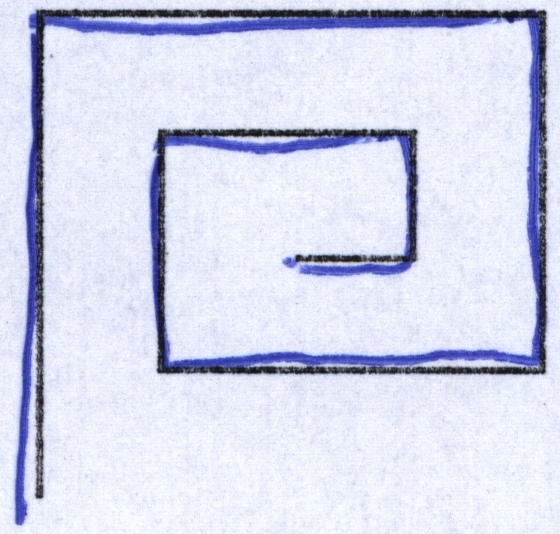
//> input picture Backend/Data/handpd_images/MeanderControl/0112-7.jpg, 560 x 534 px, given in place of 0112-7.jpg.jpg, which was not available
$ ./extractTemplate ../../Data/handpd_images/MeanderControl/0112-7.jpg   (built with g++ and OpenCV 4)
//> lines starting //> are read from the running program, lines starting //| are printed output that depends on the picture; after the words box and inside, x2 and y2 are one past the last pixel; in counts of white or black regions, pixels touching at a corner belong together; pictures that were not available may be replaced by others from this repository, and a replacement may not be noted
#include <stdio.h>
#include <opencv2/opencv.hpp>

#define BLUR_RADIUS 5

using namespace cv;

/* Method for remove the pen and background and maintains just the template
 * of a parkison image test (spiral or meander)
 */
int main(int argc, char** argv )
{

    char file_name[100];
    sprintf(file_name,"%s.jpg",argv[1]);
    if ( argc != 2 )
    {
        printf("\n*** Given an exam image return the Template image\n");
        printf("\n*** usage: extractTemplate <name_of_input_image_without_extension>\n");
        printf("\n*** Incorrect number of input parameters!\n");
        return -1;
    }

    Mat img,img_gray;
    img = imread(file_name,1 );
//> img is the input picture: 534 rows x 560 cols, CV_8UC3; mean B, G, R 234.9, 214.9, 210.9
    blur(img,img,Size(BLUR_RADIUS, BLUR_RADIUS) );
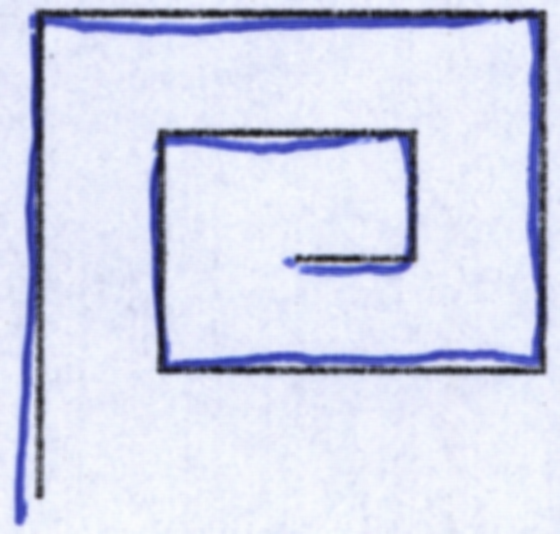
//> img: 534 rows x 560 cols, CV_8UC3; mean B, G, R 234.9, 214.9, 210.9

    if (!img.data)
    {
        printf("No image data %s\n",argv[1]);
        return -1;
    }

    int nx = img.cols, //number of collumns
    ny = img.rows; //number of lines/rows
//> nx = 560; ny = 534
    int x,y,z;


    for(y = 0; y < ny; y++)
    {
        for(x = 0; x < nx; x++)
        {

            Vec3b color = img.at<Vec3b>(Point(x,y));

            if((color[0] < 120 && color[1] < 120 && color[2] < 120))
            {
                img.at<Vec3b>(Point(x, y))[0] = 0;
                img.at<Vec3b>(Point(x, y))[1] = 0;
                img.at<Vec3b>(Point(x, y))[2] = 0;
            }
            else
            {
                img.at<Vec3b>(Point(x, y))[0] = 255;
                img.at<Vec3b>(Point(x, y))[1] = 255;
                img.at<Vec3b>(Point(x, y))[2] = 255;
            }

        }
    }
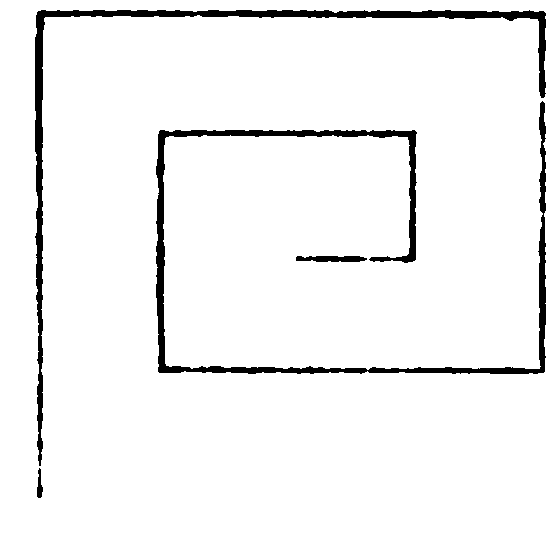
//> img: 534 rows x 560 cols, CV_8UC3; 95.2% white; 4 black regions, box (x1, y1, x2, y2) and area: (156, 101, 546, 374) 7505, (35, 10, 546, 466) 6449, (296, 256, 367, 262) 360, (37, 468, 43, 498) 111
    int erosion_type =  MORPH_RECT;// MORPH_RECT; //MORPH_ELLIPSE; // MORPH_RECT; // MORPH_CROSS;
    int erosion_size = 2;
    Mat element = getStructuringElement( erosion_type,
                                         Size( 2*erosion_size + 1, 2*erosion_size+1 ),
                                         Point( erosion_size, erosion_size ) );

    erode( img, img, element );

    // Apply the dilate and erosin operations to remove noise and debris in the scanned image
    erosion_size = 1;
    Mat element1 = getStructuringElement( erosion_type,
                                          Size( 2*erosion_size + 1, 2*erosion_size+1 ),
                                          Point( erosion_size, erosion_size ) );
    dilate( img, img, element1 );
    dilate( img, img, element1 );


    sprintf(file_name,"%s_template.jpg",argv[1]);
    blur(img,img,Size(3*BLUR_RADIUS, 3*BLUR_RADIUS) );
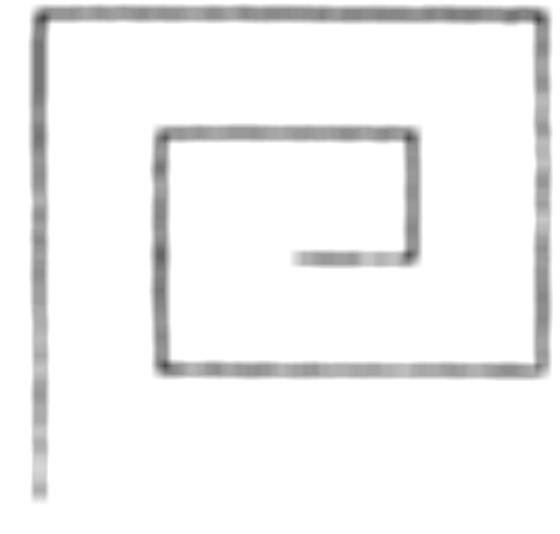
//> img: 534 rows x 560 cols, CV_8UC3; min 68, max 255, mean 242.5
    cvtColor( img, img_gray, CV_BGR2GRAY );

    Mat element2 = getStructuringElement( erosion_type,
                                          Size( 2*erosion_size + 1, 2*erosion_size+1 ),
                                          Point( erosion_size, erosion_size ) );

    //Otsu threshold is used to remove the noise and background
    cv::threshold(img_gray, img_gray, 0, 255, CV_THRESH_BINARY | CV_THRESH_OTSU);
    dilate( img_gray, img_gray, element2 );
    dilate( img_gray, img_gray, element2 );
    erode( img_gray, img_gray, element2 );
    erode( img_gray, img_gray, element2 );
    erode( img_gray, img_gray, element2 );
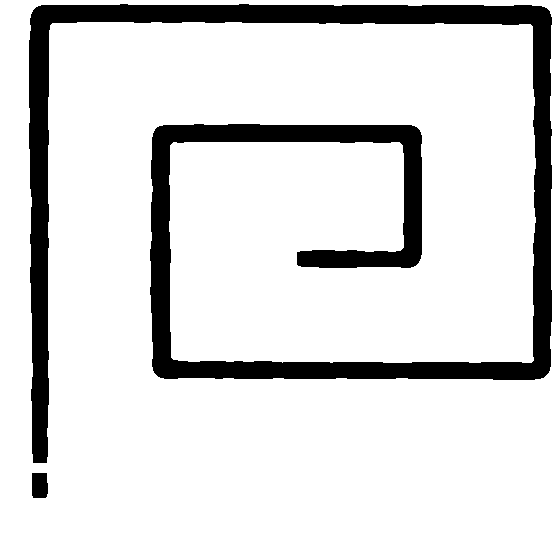
//> img_gray: 534 rows x 560 cols, CV_8UC1; 85.7% white; 2 black regions, box (x1, y1, x2, y2) and area: (29, 4, 552, 463) 42316, (32, 473, 48, 498) 383
    imwrite(file_name,img_gray);


    return 0;
}

$ run again, on Backend/Data/handpd_images/MeanderControl/0116-5.jpg
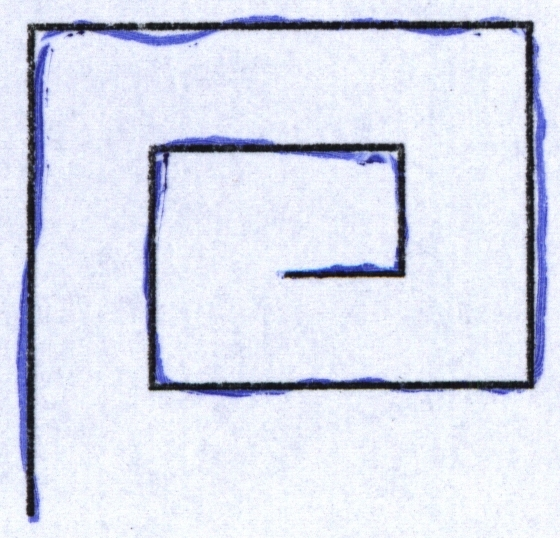
//> input picture Backend/Data/handpd_images/MeanderControl/0116-5.jpg, 560 x 538 px, given in place of 0116-5.jpg.jpg, which was not available
//> img is the input picture: 538 rows x 560 cols, CV_8UC3; mean B, G, R 236, 221, 216.8
//> after the loop `for(y = 0; y < ny; y++)`:
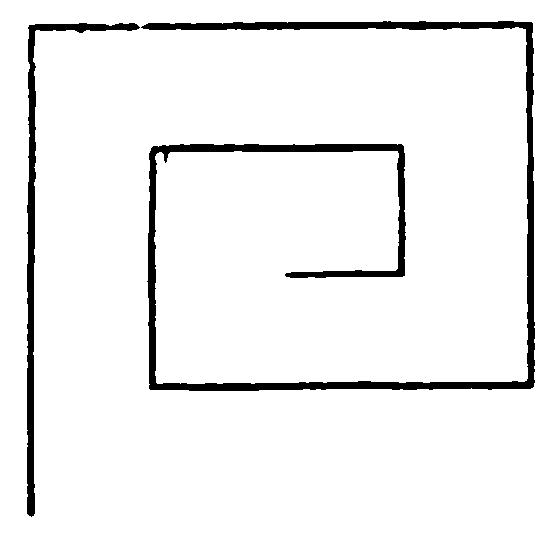
//> img: 538 rows x 560 cols, CV_8UC3; 94.4% white; 2 black regions, box (x1, y1, x2, y2) and area: (141, 21, 535, 391) 12774, (27, 23, 140, 517) 3988
//> `erode( img_gray, img_gray, element2 );`:
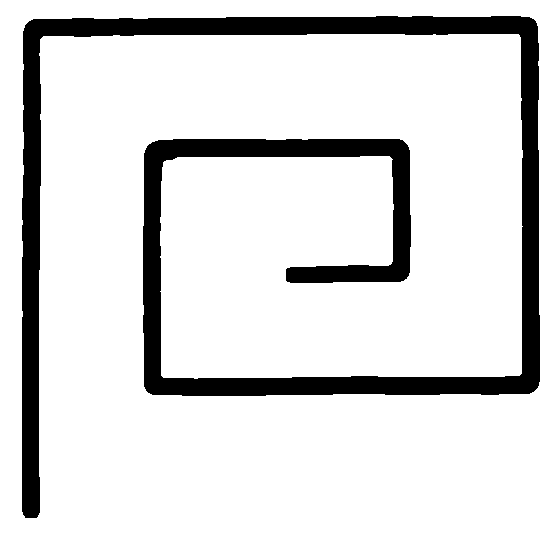
//> img_gray: 538 rows x 560 cols, CV_8UC1; 85.9% white; 1 black region, box (x1, y1, x2, y2) and area: (22, 16, 540, 518) 42432

$ run again, on Backend/Data/handpd_images/MeanderControl/0116-7.jpg
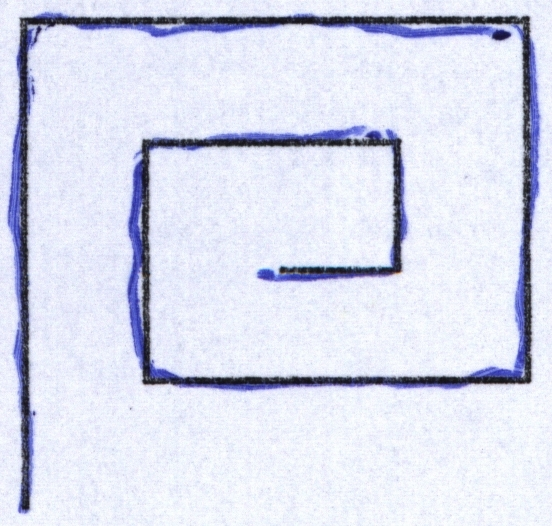
//> input picture Backend/Data/handpd_images/MeanderControl/0116-7.jpg, 552 x 526 px, given in place of 0116-7.jpg.jpg, which was not available
//> img is the input picture: 526 rows x 552 cols, CV_8UC3; mean B, G, R 236.3, 220, 216.2
//> after the loop `for(y = 0; y < ny; y++)`:
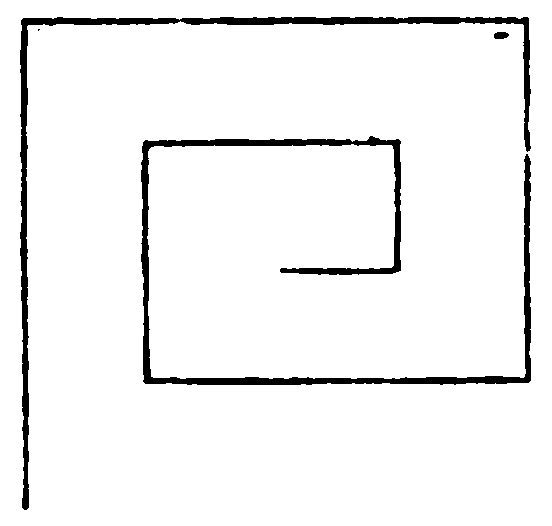
//> img: 526 rows x 552 cols, CV_8UC3; 94.8% white; 4 black regions (1 under 20 px), largest, box (x1, y1, x2, y2) and area: (141, 136, 531, 385) 8177, (20, 17, 531, 510) 6828, (494, 32, 509, 39) 88
//> `erode( img_gray, img_gray, element2 );`:
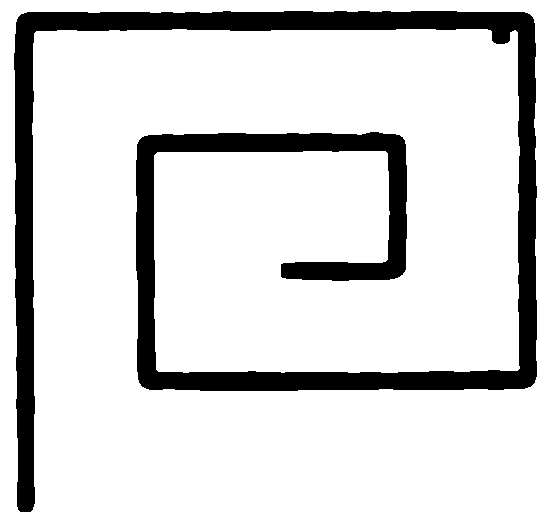
//> img_gray: 526 rows x 552 cols, CV_8UC1; 84.9% white; 1 black region, box (x1, y1, x2, y2) and area: (14, 11, 537, 512) 43920
